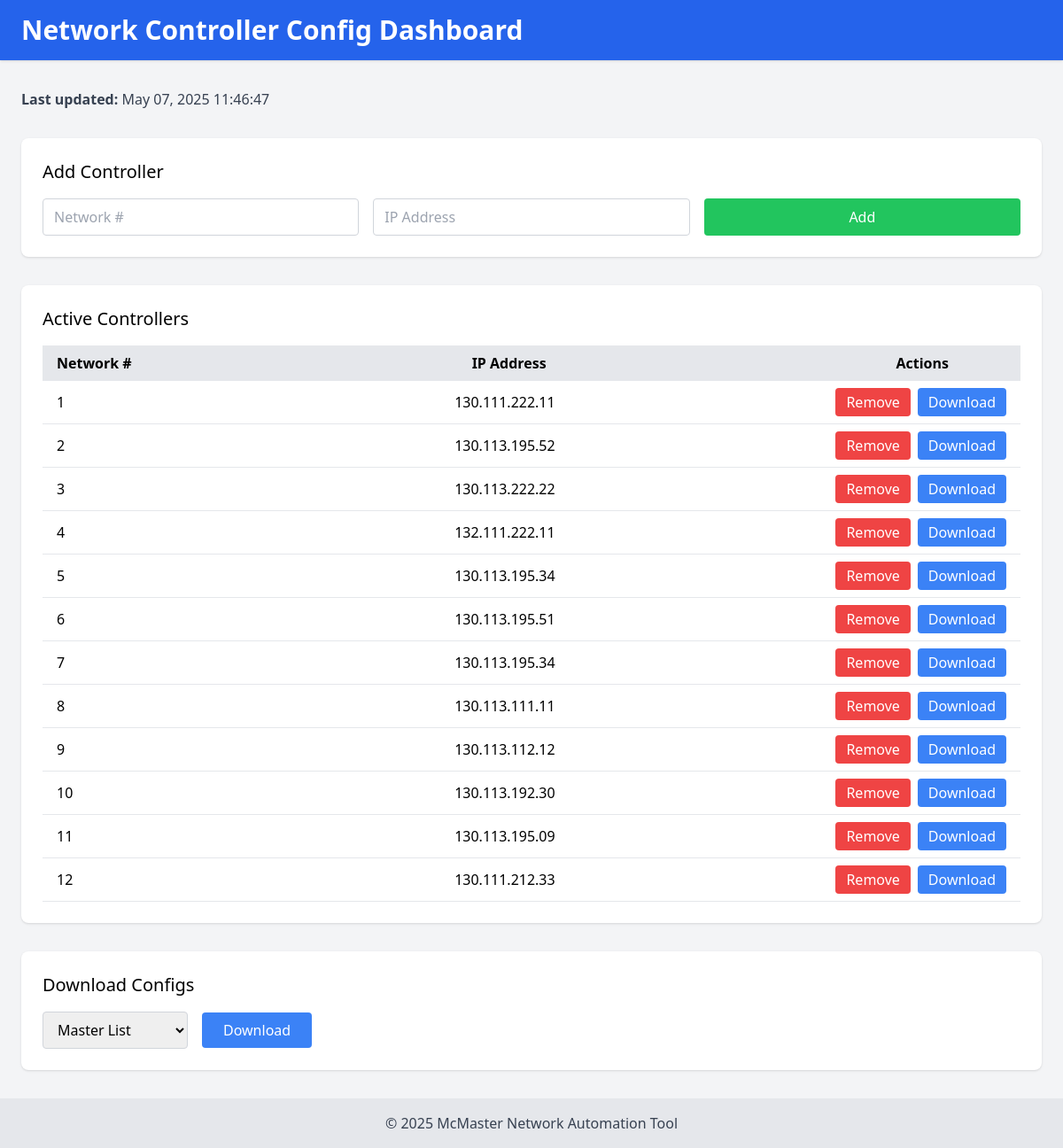
Before: / with the older database file.
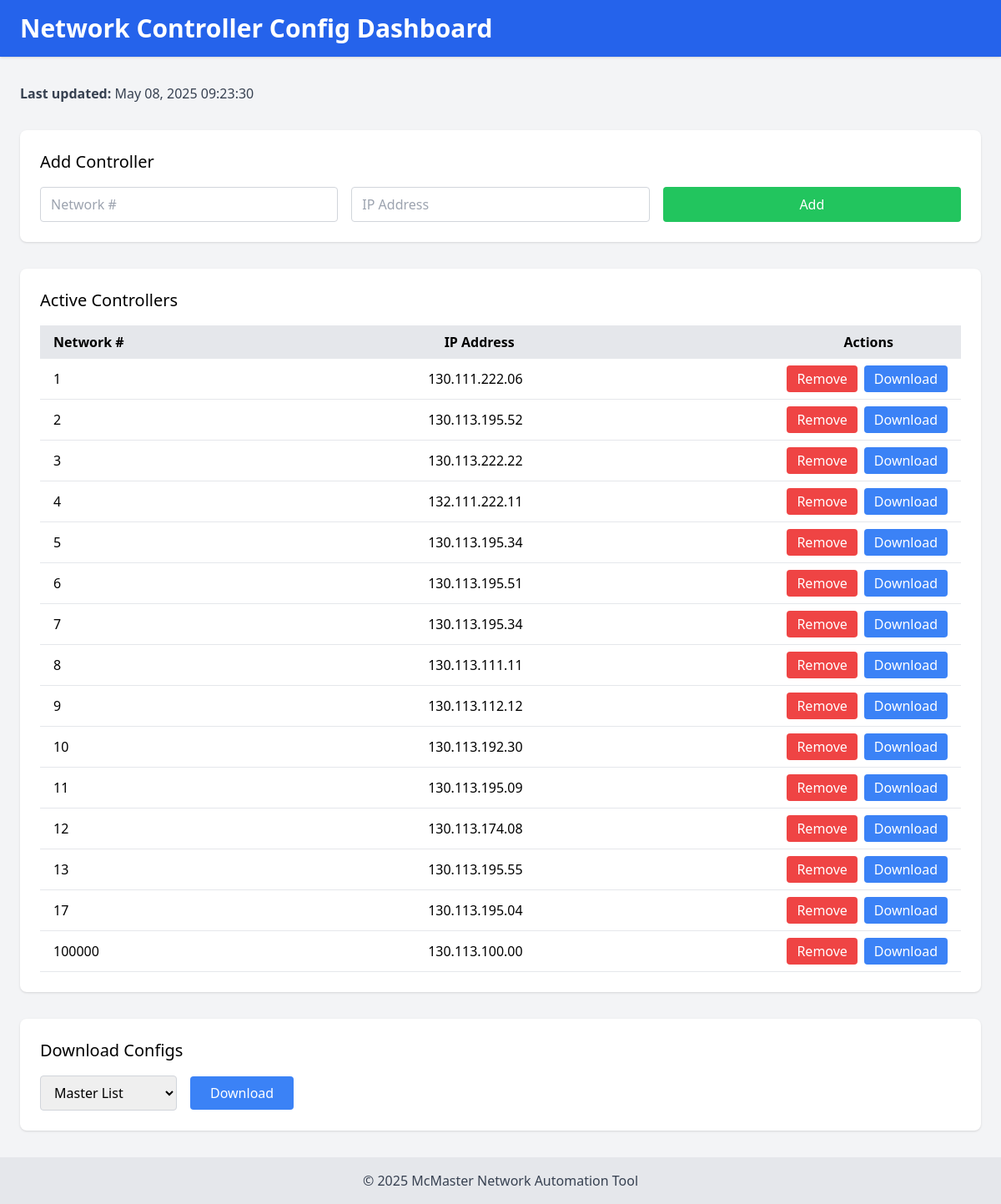
After: the same page with the newer database file.
### tables this page shows
CREATE TABLE buildings (
                 id INTEGER PRIMARY KEY AUTOINCREMENT,
                 building_number INTEGER UNIQUE,
                 ip_address TEXT,
                 status TEXT DEFAULT 'active',
                 last_updated TEXT);

### app.py (the view)
@app.route('/')
def index():
    raw_ts = get_last_update()
    if raw_ts:
        try:
            dt = datetime.datetime.fromisoformat(raw_ts)
            last_update = dt.strftime("%b %d, %Y %H:%M:%S")
        except Exception:
            last_update = raw_ts
    else:
        last_update = '—'
    return render_template(
        'index.html',
        buildings   = get_buildings(),
        last_update = last_update,
        messages    = get_flashed_messages(with_categories=True)
    )

### app.py (called while the page is built)
def get_buildings():
    conn = sqlite3.connect(DB_PATH)
    c = conn.cursor()
    c.execute("""
        SELECT * FROM buildings
         WHERE status='active' AND building_number>0
      ORDER BY building_number
    """)
    rows = c.fetchall()
    conn.close()
    return rows

def get_last_update():
    conn = sqlite3.connect(DB_PATH)
    c = conn.cursor()
    c.execute("SELECT MAX(timestamp) FROM logs")
    ts = c.fetchone()[0]
    conn.close()
    return ts

### templates/index.html (shortened to what this page needs)
<!DOCTYPE html>
<html lang="en" class="h-screen w-screen">
<head>
  <script src="https://cdn.tailwindcss.com"></script>
</head>
<body class="flex flex-col h-screen w-screen bg-gray-100">
  <header class="bg-blue-600 text-white py-4 w-full shadow">
    <div class="w-full px-6">
      <h1 class="text-3xl font-bold">Network Controller Config Dashboard</h1>
    </div>
  </header>
  <main class="flex-1 w-full px-6 py-8 overflow-auto space-y-8">
    <div class="text-gray-700">
      <strong>Last updated:</strong> {{ last_update or '—' }}
    </div>
    <section class="bg-white rounded-lg shadow p-6 w-full">
      <h2 class="text-xl font-medium mb-4">Add Controller</h2>
      <form method="POST" action="/add" class="grid grid-cols-1 sm:grid-cols-3 gap-4 w-full">
        <input
          type="number"
          name="building_number"
          required
          placeholder="Network #"
          class="border border-gray-300 rounded px-3 py-2 w-full focus:ring-2 focus:ring-blue-500"
        />
        <input
          type="text"
          name="ip"
          required
          placeholder="IP Address"
          class="border border-gray-300 rounded px-3 py-2 w-full focus:ring-2 focus:ring-blue-500"
        />
        <button
          type="submit"
          class="bg-green-500 text-white rounded px-6 py-2 w-full hover:bg-green-600 transition"
        >
          Add
        </button>
      </form>
    </section>
    <section class="bg-white rounded-lg shadow p-6 w-full">
      <h2 class="text-xl font-medium mb-4">Active Controllers</h2>
      <div class="w-full overflow-x-auto">
        <table class="w-full table-auto">
          <thead class="bg-gray-200">
            <tr>
              <th class="px-4 py-2 text-left">
                Network #
              </th>
              <th class="px-4 py-2 text-right">
                <div class="relative left-[-10px]">
                  IP Address
                </div>
              </th>
              <th class="px-4 py-2 text-right">
                <div class="relative left-[-65px]">
                  Actions
                </div>
              </th>
            </tr>
          </thead>
          <tbody>
            {% for b in buildings %}
              <tr class="border-b hover:bg-gray-50">
                <td class="px-4 py-2">{{ b[1] }}</td>
                <td class="px-4 py-2 text-right">{{ b[2] }}</td>
                <td class="px-4 py-2 flex justify-end space-x-2">
                  <a
                    href="/remove/{{ b[1] }}"
                    class="bg-red-500 text-white rounded px-3 py-1 hover:bg-red-600 transition"
                  >
                    Remove
                  </a>
                  <a
                    href="/export?type=single&building_number={{ b[1] }}"
                    class="bg-blue-500 text-white rounded px-3 py-1 hover:bg-blue-600 transition"
                  >
                    Download
                  </a>
                </td>
              </tr>
            {% else %}
              <tr>
                <td colspan="3" class="text-center py-4 text-gray-500">
                  No active controllers.
                </td>
              </tr>
            {% endfor %}
          </tbody>
        </table>
      </div>
    </section>
    <section class="bg-white rounded-lg shadow p-6 w-full">
      <h2 class="text-xl font-medium mb-4">Download Configs</h2>
      <form action="/export" method="get" class="flex flex-wrap gap-4 items-center">
        <select
          name="type"
          required
          class="border border-gray-300 rounded px-3 py-2 focus:ring-2 focus:ring-blue-500"
        >
          <option value="master">Master List</option>
        </select>
        <button
          type="submit"
          class="bg-blue-500 text-white rounded px-6 py-2 hover:bg-blue-600 transition"
        >
          Download
        </button>
      </form>
    </section>
  </main>
  <footer class="bg-gray-200 text-center py-4 w-full">
    <p class="text-gray-700">&copy; 2025 McMaster Network Automation Tool</p>
  </footer>
</body>
</html>

Changed rows visible on the page:
changed buildings (number 1 of 15 on the later page): ip_address "130.111.222.11" → "130.111.222.06"
changed buildings (number 12 of 15 on the later page): ip_address "130.111.212.33" → "130.113.174.08"
now on this page (row edited): buildings: building_number "13", ip_address "130.113.195.55"
now on this page (row edited): buildings: building_number "17", ip_address "130.113.195.04"
added buildings: building_number "100000", ip_address "130.113.100.00"
Other visible differences:
{{ last_update or '—' }}: "May 07, 2025 11:46:47" → "May 08, 2025 09:23:30"
